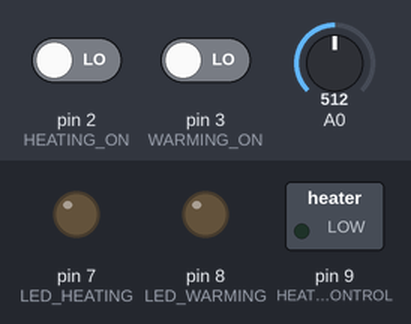
Bench run of a sketch on a simulated Arduino Uno, built with avr-gcc and run on an emulated ATmega328P. Shown: switched loads named in the sketch (green lamp = pin HIGH), output pins drawn as LEDs (lit = HIGH). The inputs (shaded band) are chosen by the test bench; at power-on: pin 2 (HEATING_ON) LOW, A0 = 512, pin 3 (WARMING_ON) LOW.

Above: at 1.2 s.
1.3 s: pin 2 (HEATING_ON) driven HIGH
At 2.1 s:
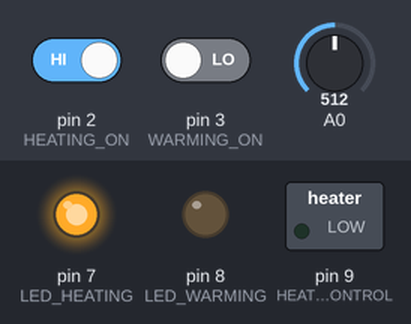
2.8 s: A0 set to 324
4.3 s: A0 set to 300
At 4.8 s:
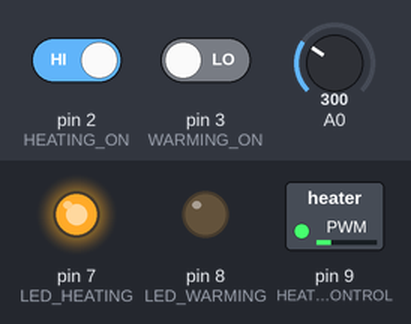
At 7.4 s:
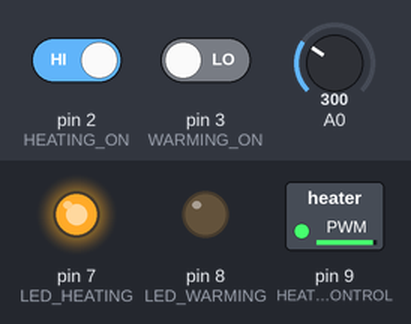
Timing chart, 0 to 8.9 s (numbered marks = the images above; inputs shaded):
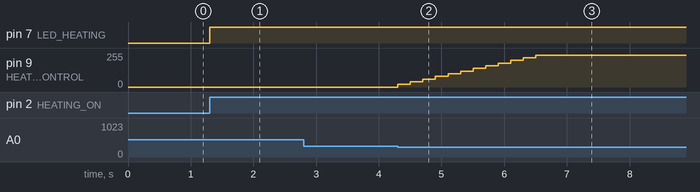

Measured:
- the behaviour switches between 307 and 306 on A0 (found by bisection; images 1 and 2)
- after the input at 1.3 s, pin 7 (LED_HEATING): LOW → HIGH at once
- after the input at 2.8 s, every drawn part: stays the same
- after the input at 4.3 s, pin 9 (HEATER_CONTROL): moves from 0/255 to 240/255 over 2.2 s, starting at once

The sketch:

cooker.ino
```cpp
/* Program to model the function of a rice cooker
 *
 * Pin 7 is the notification LED for the initial heating phase, so
 *   it will be on when the cooker is heating the rice and water to boiling
 * Pin 8 is the notification LED for the warming phase, which is on when
 *   the cooker is maintaining the temperature of the cooked rice
 * Pin 9 is the drive signal for the heater, where the PWM output will
 *   control how much heat the heater is putting out
 * Analog pin 0 is the input from the temperature sensor
 *
 * Pins 2 and 3, when on, control the heating and warming modes
 *   respectively
 */

#define LED_HEATING 7
#define LED_WARMING 8
#define HEATER_CONTROL 9
#define TEMP_IN 0
#define HEATING_ON 2
#define WARMING_ON 3

// The frequency for the PWM heater control
unsigned int freq;

void setup() {
    pinMode(LED_HEATING, OUTPUT);
    pinMode(LED_WARMING, OUTPUT);
    pinMode(HEATER_CONTROL, OUTPUT);
    pinMode(HEATING_ON, INPUT);
    pinMode(WARMING_ON, INPUT);
    freq = 0;
}

void loop() {
    // Both buttons can't be on at the same time
    if (digitalRead(HEATING_ON)) {
        unsigned int heating_start = millis();

        // It takes ten minutes to cook the rice
        while (millis() - heating_start < 600000) {
            digitalWrite(LED_HEATING, HIGH);
            heating_cycle();
        }
    }
    else if (digitalRead(WARMING_ON)) {
        while (digitalRead(WARMING_ON)) {
            digitalWrite(LED_WARMING, HIGH);
            warming_cycle();
        }
    }
    else {
        digitalWrite(LED_HEATING, LOW);
        digitalWrite(LED_WARMING, LOW);
    }
}

void heating_cycle() {
    float temp = readTemp(TEMP_IN);
    // Water shouldn't get over 212F, as energy is lost to steam after that
    if (temp > 212.0) {
        reduce_heat();
    } else if (temp < 212.0) {
        increase_heat();
    }

    delay(200);
}

void warming_cycle() {
    float temp = readTemp(TEMP_IN);
    // We should keep the rice at around 160-170F
    if (temp < 160) {
        increase_heat();
    } else if (temp > 170) {
        reduce_heat();
    }

    delay(200);
}

float readTemp(int pin) {
    int value;
    float celsius, fahr;
    value = analogRead(pin);
    celsius  = ((float)value*4.9 - 500) / 10;
    fahr = (celsius*9/5 + 32);
    return fahr;
}

void reduce_heat() {
    // Can't have negatives
    if (freq > 19)
        freq -= 20;
    analogWrite(HEATER_CONTROL, freq);
}

void increase_heat() {
    // Can't go over 255
    if (freq < 236)
        freq += 20;
    analogWrite(HEATER_CONTROL, freq);
}
```
